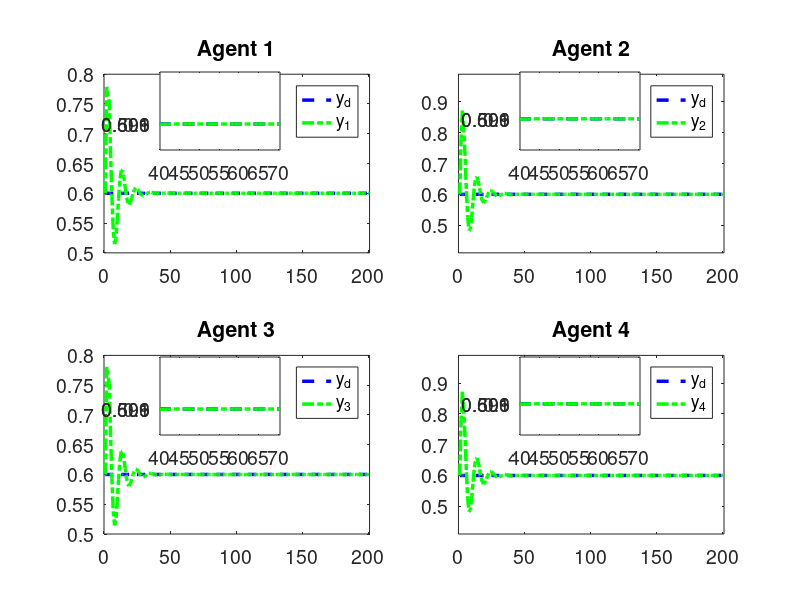
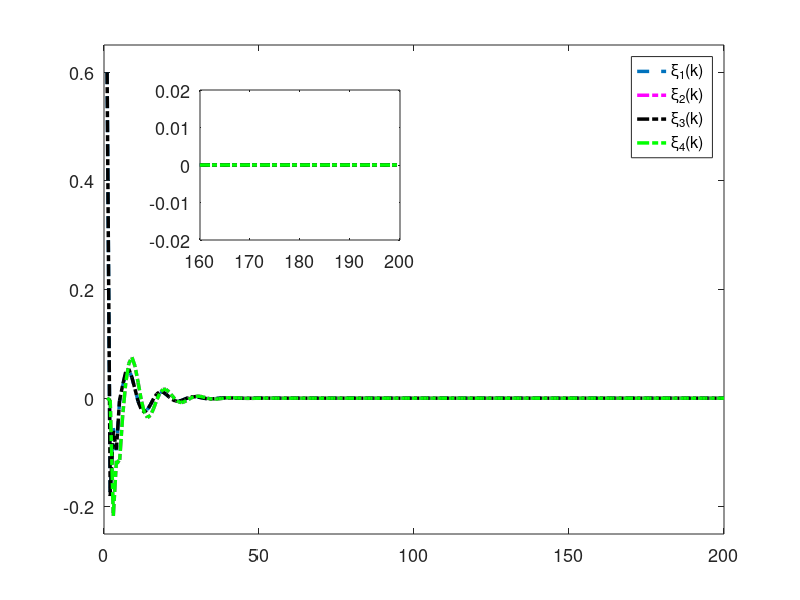

These charts were generated, in order, by the following MATLAB code:
clc; clear;

% Parameters
rho = 7.5;            % Increase gain for better control response
eta = 1;              % Increase to make the adaptive update faster
lamda = 350;          % Model-free parameter
mu = 0.005;           % Adaptive parameter
epsilon = 1e-5;       % Small threshold for stability
alpha = 15;           % Smoothing factor for error dynamics
T = 0.1;              % Sampling time (kept for calculations but not used in time vector)
gamma1 = 0.45;        % Adjust control gains for faster tracking
gamma2 = 0.15;        % Adjust control gains
gamma3 = 0.45;        % Adjust control gains
gamma4 = 0.15;        % Adjust control gains
beta = 10;            % Sliding mode coefficient
sigma = 95;           % Sliding mode parameter
tau = 1e-5;           % Small damping term

rT = 1024;            % Sample rate
L = 200;              % Time steps
m = 200;              % Data size
n = 600;              % Data size

% Initialization
phi1 = zeros(m+1,1); 
phi2 = zeros(m+1,1); 
phi3 = zeros(m+1,1); 
phi4 = zeros(m+1,1);
mfa1 = zeros(m+1,1); 
mfa2 = zeros(m+1,1); 
mfa3 = zeros(m+1,1); 
mfa4 = zeros(m+1,1);
sm1 = zeros(m,1);  
sm2 = zeros(m,1);  
sm3 = zeros(m,1);  
sm4 = zeros(m,1);
y1 = zeros(m+1,1); 
y2 = zeros(m+1,1); 
y3 = zeros(m+1,1); 
y4 = zeros(m+1,1);
u1 = zeros(m,1);   
u2 = zeros(m,1);   
u3 = zeros(m,1);   
u4 = zeros(m,1);
xi1 = zeros(m,1);  
xi2 = zeros(m,1);  
xi3 = zeros(m,1);  
xi4 = zeros(m,1);
s1 = zeros(m,1);   
s2 = zeros(m,1);   
s3 = zeros(m,1);   
s4 = zeros(m,1);
yd = zeros(m+1,1);

% Desired signal (Reference trajectory)
for k = 1:1:m+1
    yd(k) = 0.6; % Time-invariant constant reference signal
    % yd(k) = 0.6 * sin(0.05 * pi * k) + 0.6 * cos(0.03 * pi * k);
end

for k = 1:m
    % Adaptive Gain update
    if k == 1
        phi1(k) = 4.0; 
        phi2(k) = 4.0; 
        phi3(k) = 4.0; 
        phi4(k) = 4.0;
    elseif k == 2
        phi1(k) = phi1(k-1) + (eta * u1(k-1) / (mu + u1(k-1)^2)) * (y1(k) - phi1(k-1)*u1(k-1));
        phi2(k) = phi2(k-1) + (eta * u2(k-1) / (mu + u2(k-1)^2)) * (y2(k) - phi2(k-1)*u2(k-1));
        phi3(k) = phi3(k-1) + (eta * u3(k-1) / (mu + u3(k-1)^2)) * (y3(k) - phi3(k-1)*u3(k-1));
        phi4(k) = phi4(k-1) + (eta * u4(k-1) / (mu + u4(k-1)^2)) * (y4(k) - phi4(k-1)*u4(k-1));
    else
        phi1(k) = phi1(k-1) + (eta * (u1(k-1) - u1(k-2)) / (mu + (u1(k-1) - u1(k-2))^2)) * (y1(k) - y1(k-1) - phi1(k-1) * (u1(k-1) - u1(k-2)));
        phi2(k) = phi2(k-1) + (eta * (u2(k-1) - u2(k-2)) / (mu + (u2(k-1) - u2(k-2))^2)) * (y2(k) - y2(k-1) - phi2(k-1) * (u2(k-1) - u2(k-2)));
        phi3(k) = phi3(k-1) + (eta * (u3(k-1) - u3(k-2)) / (mu + (u3(k-1) - u3(k-2))^2)) * (y3(k) - y3(k-1) - phi3(k-1) * (u3(k-1) - u3(k-2)));
        phi4(k) = phi4(k-1) + (eta * (u4(k-1) - u4(k-2)) / (mu + (u4(k-1) - u4(k-2))^2)) * (y4(k) - y4(k-1) - phi4(k-1) * (u4(k-1) - u4(k-2)));
    end

    % Stability protection
    if k > 2 && (abs(phi1(k)) <= epsilon || abs(u1(k-1) - u1(k-2)) <= epsilon || sign(phi1(k)) ~= sign(phi1(1)))
        phi1(k) = phi1(1);
    end
    if k > 2 && (abs(phi2(k)) <= epsilon || abs(u2(k-1) - u2(k-2)) <= epsilon || sign(phi2(k)) ~= sign(phi2(1)))
        phi2(k) = phi2(1);
    end
    if k > 2 && (abs(phi3(k)) <= epsilon || abs(u3(k-1) - u3(k-2)) <= epsilon || sign(phi3(k)) ~= sign(phi3(1)))
        phi3(k) = phi3(1);
    end
    if k > 2 && (abs(phi4(k)) <= epsilon || abs(u4(k-1) - u4(k-2)) <= epsilon || sign(phi4(k)) ~= sign(phi4(1)))
        phi4(k) = phi4(1);
    end

    % Error dynamics
    xi1(k) = yd(k) - 2*y1(k) + y4(k);
    xi2(k) = y1(k) - 2*y2(k) + y3(k);
    xi3(k) = y2(k) + yd(k) - 2*y3(k);
    xi4(k) = y1(k) + y3(k) - 2*y4(k);

    % Fix: Handle k=1 case for sliding surfaces
    if k == 1
        s1(k) = 0;
        s2(k) = 0;
        s3(k) = 0;
        s4(k) = 0;
    else
        s1(k) = alpha * xi1(k) - xi1(k-1);
        s2(k) = alpha * xi2(k) - xi2(k-1);
        s3(k) = alpha * xi3(k) - xi3(k-1);
        s4(k) = alpha * xi4(k) - xi4(k-1);
    end

    % MFAC updates
    if k == 1
        mfa1(k) = 0;
        mfa2(k) = 0;
        mfa3(k) = 0;
        mfa4(k) = 0;
    else
        mfa1(k) = mfa1(k-1) + (rho * phi1(k)) / (lamda + abs(phi1(k)^2)) * xi1(k);
        mfa2(k) = mfa2(k-1) + (rho * phi2(k)) / (lamda + abs(phi2(k)^2)) * xi2(k);
        mfa3(k) = mfa3(k-1) + (rho * phi3(k)) / (lamda + abs(phi3(k)^2)) * xi3(k);
        mfa4(k) = mfa4(k-1) + (rho * phi4(k)) / (lamda + abs(phi4(k)^2)) * xi4(k);
    end

    % SMC updates
    if k == 1 
        sm1(k) = 0;
        sm2(k) = 0;
        sm3(k) = 0;
        sm4(k) = 0;
    else
        sm1(k) = sm1(k-1) + (beta * phi1(k)) / (sigma + (phi1(k))^2) * ...
            ( (xi1(k) + (y4(k) - y4(k-1)) + (yd(k+1) - yd(k))) / (1 + 1) ...
            - (xi1(k)) / (alpha * (2)) + tau * sign(s1(k)) );

        sm2(k) = sm2(k-1) + (beta * phi2(k)) / (sigma + (phi2(k)^2)) * ...
            ( (xi2(k) + (y1(k) - y1(k-1)) + (y3(k) - y3(k-1))) / (1 + 1) ...
            - (xi2(k)) / (alpha * 2) + tau * sign(s2(k)) );

        sm3(k) = sm3(k-1) + (beta * phi3(k)) / (sigma + (phi3(k)^2)) * ...
            ( (xi3(k) + (y2(k) - y2(k-1)) + (yd(k+1) - yd(k))) / (1 + 1) ...
            - (xi3(k)) / (alpha * (2)) + tau * sign(s3(k)) );

        sm4(k) = sm4(k-1) + (beta * phi4(k)) / (sigma + (phi4(k)^2)) * ...
            ( (xi4(k) + (y1(k) - y1(k-1)) + (y3(k) - y3(k-1))) / (1 + 1) ...
            - (xi4(k)) / (alpha * (2)) + tau * sign(s4(k)) );
    end

    % Control signal
    if k == 1
        u1(k) = 0.01;
        u2(k) = 0.01;
        u3(k) = 0.01;
        u4(k) = 0.01;
    else
        u1(k) = mfa1(k) + gamma1 * sm1(k);
        u2(k) = mfa2(k) + gamma2 * sm2(k);
        u3(k) = mfa3(k) + gamma3 * sm3(k);
        u4(k) = mfa4(k) + gamma4 * sm4(k);
    end
    if k == 1
        y1(k) = 0.6;
        y2(k) = 0.6;
        y3(k) = 0.6;
        y4(k) = 0.6;
    end

    % Plant model update with nonlinear term and feedforward
    a = 0.5;
    b1 = 1.2 * n / (rT * 0.2);
    b2 = 1.2 * n / (rT * 0.2);
    b3 = 1.2 * n / (rT * 0.2);
    b4 = 1.2 * n / (rT * 0.2);
    
    nonlinearity1 = 0.03; % Coefficient for cubic nonlinearity
    nonlinearity2 = 0.01; % Coefficient for cubic nonlinearity
    nonlinearity3 = 0.02; % Coefficient for cubic nonlinearity
    nonlinearity4 = 0.01; % Coefficient for cubic nonlinearity
    ff_gain = 0.45; % Feedforward gain
    
    % Add cubic nonlinearity and feedforward term
    y1(k+1) = a * y1(k) + b1 * u1(k) - nonlinearity1 * y1(k)^3 + ff_gain;
    y2(k+1) = a * y2(k) + b2 * u2(k) - nonlinearity2 * y2(k)^2 + ff_gain;
    y3(k+1) = a * y3(k) + b3 * u3(k) - nonlinearity3 * y3(k)^3 + ff_gain;
    y4(k+1) = a * y4(k) + b4 * u4(k) - nonlinearity4 * y4(k)^2 + ff_gain;
end

% Plotting
% Time vector for plotting
t = 1:1:m+1;  % Gives 201 points, as expected
font_size = 14;

% Verify time vector and array lengths
disp(['Length of t: ', num2str(length(t))]); % Should display 201
disp(['Length of y1: ', num2str(length(y1))]); % Should be 201
disp(['Length of yd: ', num2str(length(yd))]); % Should be 201
disp(['Length of xi1: ', num2str(length(xi1))]); % Should be 200

% Plot 4 subplots
figure('Position', [100, 100, 15*100, 7.5*100]); % [left, bottom, width, height] in pixels
subplot(2,2,1);
plot(t, yd, '--b', 'LineWidth', 2.5); hold on;
plot(t, y1, '-.g', 'LineWidth', 2.5);
title('Agent 1'); grid off;
legend('y_d','y_1');
set(gca, 'FontSize', font_size);
xlim([0 m+1]); % X-axis starts from 0
ylim([0.5 0.8]); % Y-axis limits for Agent 1

zoom_x_start = 40; % Start of zoomed x-range
zoom_x_end = 70.5; % End of zoomed x-range
axes('Position', [0.20,0.75,0.15,0.13]);
box on; hold on;
plot(t, yd, '--b', 'LineWidth', 2.5);
plot(t, y1, '-.g', 'LineWidth', 2.5);
xlim([zoom_x_start zoom_x_end]);
yticks([0.599,0.6,0.601]);
set(gca, 'FontSize', font_size);

subplot(2,2,2);
plot(t, yd, '--b', 'LineWidth', 2.5); hold on;
plot(t, y2, '-.g', 'LineWidth', 2.5);
title('Agent 2'); grid off;
legend('y_d','y_2');
set(gca, 'FontSize', font_size);
xlim([0 m+1]); % X-axis starts from 0
ylim([0.41 0.99]); % Y-axis limits for Agent 2

axes('Position', [0.65,0.75,0.15,0.13]);
box on; hold on;
plot(t, yd, '--b', 'LineWidth', 2.5);
plot(t, y2, '-.g', 'LineWidth', 2.5);
xlim([zoom_x_start zoom_x_end]);
yticks([0.599,0.6,0.601]);
set(gca, 'FontSize', font_size);

subplot(2,2,3);
plot(t, yd, '--b', 'LineWidth', 2.5); hold on;
plot(t, y3, '-.g', 'LineWidth', 2.5);
title('Agent 3'); grid off;
legend('y_d','y_3');
set(gca, 'FontSize', font_size);
xlim([0 m+1]); % X-axis starts from 0
ylim([0.5 0.8]); % Y-axis limits for Agent 1

axes('Position', [0.20,0.275,0.15,0.13]);
box on; hold on;
plot(t, yd, '--b', 'LineWidth', 2.5);
plot(t, y3, '-.g', 'LineWidth', 2.5);
xlim([zoom_x_start zoom_x_end]);
yticks([0.599,0.6,0.601]);
set(gca, 'FontSize', font_size);

subplot(2,2,4);
plot(t, yd, '--b', 'LineWidth', 2.5); hold on;
plot(t, y4, '-.g', 'LineWidth', 2.5);
title('Agent 4'); grid off;
legend('y_d','y_4');
set(gca, 'FontSize', font_size);
xlim([0 m+1]); % X-axis starts from 0
ylim([0.41 0.99]); % Y-axis limits for Agent 2

axes('Position', [0.65,0.275,0.15,0.13]);
box on; hold on;
plot(t, yd, '--b', 'LineWidth', 2.5);
plot(t, y4, '-.g', 'LineWidth', 2.5);
xlim([zoom_x_start zoom_x_end]);
yticks([0.599,0.6,0.601]);
set(gca, 'FontSize', font_size);

% Plot distributed errors
figure('Position', [100, 100, 10*100, 5.0*100]);
plot(t(1:end-1), xi1, '--', 'DisplayName', '\xi_1(k)', 'LineWidth', 2.5); hold on;
plot(t(1:end-1), xi2, '-.m', 'DisplayName', '\xi_2(k)', 'LineWidth', 2.5);
plot(t(1:end-1), xi3, '-.k', 'DisplayName', '\xi_3(k)', 'LineWidth', 2.5);
plot(t(1:end-1), xi4, '-.g', 'DisplayName', '\xi_4(k)', 'LineWidth', 2.5);
legend('FontSize', 14);
xlim([0 L]);
ylim([-0.25 0.65]);
grid off;
set(gca, 'FontSize', 13);

axes('Position', [0.25, 0.60, 0.25, 0.25]);
box on; hold on;
plot(t(1:end-1), xi1, '--', 'LineWidth', 2.5);
plot(t(1:end-1), xi2, '-.m', 'LineWidth', 2.5);
plot(t(1:end-1), xi3, '-.k', 'LineWidth', 2.5);
plot(t(1:end-1), xi4, '-.g', 'LineWidth', 2.5);
xlim([0.8*L L]);
ylim([-0.02 0.02]);
set(gca, 'FontSize', 13);
hold off;